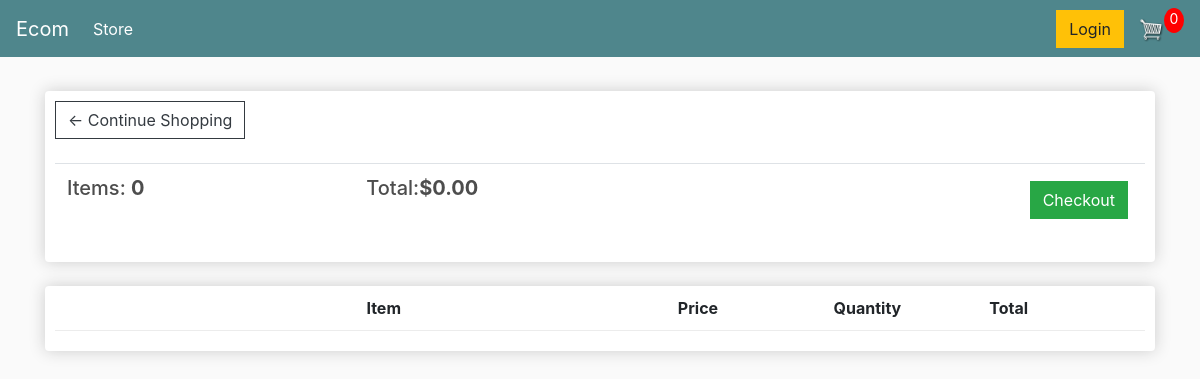
/cart/ (signed in), run on an earlier commit of the app's database.
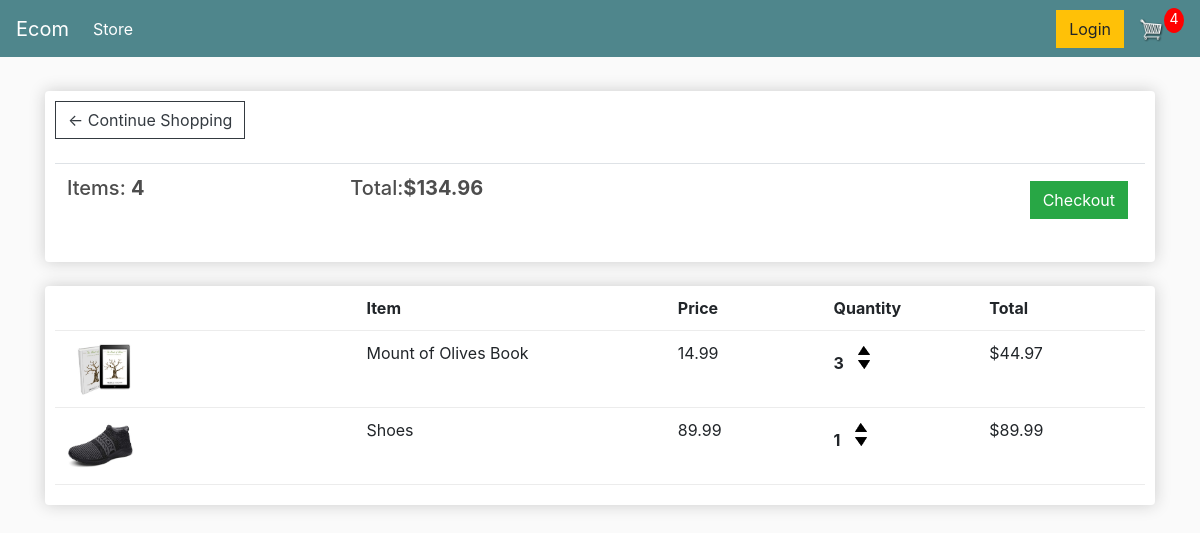
And on a later commit of the database.
### store/models.py (models this page shows, shortened)
class Order(models.Model):
    customer = models.ForeignKey(Customer, on_delete=models.SET_NULL, blank=True, null=True)
    date_ordered = models.DateTimeField(auto_now_add=True)
    complete = models.BooleanField(default=False, null=True, blank=False)
    transaction_id = models.CharField(max_length=200, null=True)
    @property
    def get_cart_total(self):
        orderitems = self.orderitem_set.all()
        total = sum([item.get_total for item in orderitems])
        return total
    @property
    def get_cart_items(self):
        orderitems = self.orderitem_set.all()
        total = sum([item.quantity for item in orderitems])
        return total

class OrderItem(models.Model):
    product = models.ForeignKey(Product, on_delete=models.SET_NULL, blank=True, null=True)
    order = models.ForeignKey(Order, on_delete=models.SET_NULL, blank=True, null=True)
    quantity = models.IntegerField(default=0, null=True, blank=True)
    date_added = models.DateTimeField(auto_now_add=True)
    @property
    def get_total(self):
        total = self.product.price * self.quantity
        return total

class Product(models.Model):
    name = models.CharField(max_length=200, null=True)
    price = models.FloatField()
    digital = models.BooleanField(default=False, null=True, blank=False)
    image = models.ImageField(null=True, blank=True)
    description = models.TextField()

### store/views.py (the view)
# urls.py: path("cart/", views.cart, name="cart"),
def cart(request):
    if request.user.is_authenticated:
        customer = request.user.customer
        order, created = Order.objects.get_or_create(customer=customer, complete=False)
        items = order.orderitem_set.all()
        cartItems = order.get_cart_items
    else:
        items = []
        order = {'get_cart_total':0, 'get_cart_items':0}
        cartItems = order['get_cart_items']
    context = {'items':items, 'order':order, 'cartItems':cartItems, 'shipping':False}
    return render(request, 'store/cart.html', context)

### store/Templates/store/cart.html
{% extends 'store/main.html' %}
{% load static %}
{% block content %}
	<div class="row">
		<div class="col-lg-12">
			<div class="box-element">
				<a  class="btn btn-outline-dark" href="{% url 'store' %}">&#x2190; Continue Shopping</a>
				<br>
				<br>
				<table class="table">
					<tr>
						<th><h5>Items: <strong>{{ order.get_cart_items }}</strong></h5></th>
						<th><h5>Total:<strong>${{ order.get_cart_total|floatformat:2 }}</strong></h5></th>
						<th>
							<a  style="float:right; margin:5px;" class="btn btn-success" href="{% url 'checkout' %}">Checkout</a>
						</th>
					</tr>
				</table>
			</div>
			<br>
			<div class="box-element">
				<div class="cart-row">
					<div style="flex:2"></div>
					<div style="flex:2"><strong>Item</strong></div>
					<div style="flex:1"><strong>Price</strong></div>
					<div style="flex:1"><strong>Quantity</strong></div>
					<div style="flex:1"><strong>Total</strong></div>
				</div>
				{% for item in items %}
				<div class="cart-row">
					<div style="flex:2"><img class="row-image" src="{{item.product.image.url}}"></div>
					<div style="flex:2"><p>{{ item.product.name }}</p></div>
					<div style="flex:1"><p>{{ item.product.price|floatformat:2 }}</p></div>
					<div style="flex:1">
						<p class="quantity">{{ item.quantity }}</p>
						<div class="quantity">
							<img data-product={{item.product.id}} data-action="add" class="chg-quantity update-cart" src="{% static  'images/arrow-up.png' %}">
							<img data-product={{item.product.id}} data-action="remove" class="chg-quantity update-cart" src="{% static  'images/arrow-down.png' %}">
						</div>
					</div>
					<div style="flex:1"><p>${{ item.get_total }}</p></div>
				</div>
				{% endfor %}
			</div>
		</div>
	</div>
{% endblock content %}

What changed in the data, as far as the page shows it:
no longer on this page (row edited): Order: get_cart_items "0", get_cart_total "0.00"
added Order: get_cart_items "4", get_cart_total "134.96"
added OrderItem: product.image (picture), product.name "Mount of Olives Book", product.price "14.99", quantity "3", get_total "44.97"
added OrderItem: product.image (picture), product.name "Shoes", product.price "89.99", quantity "1", get_total "89.99"
Also different on the page:
{{ cartItems }}: "0" → "4"
